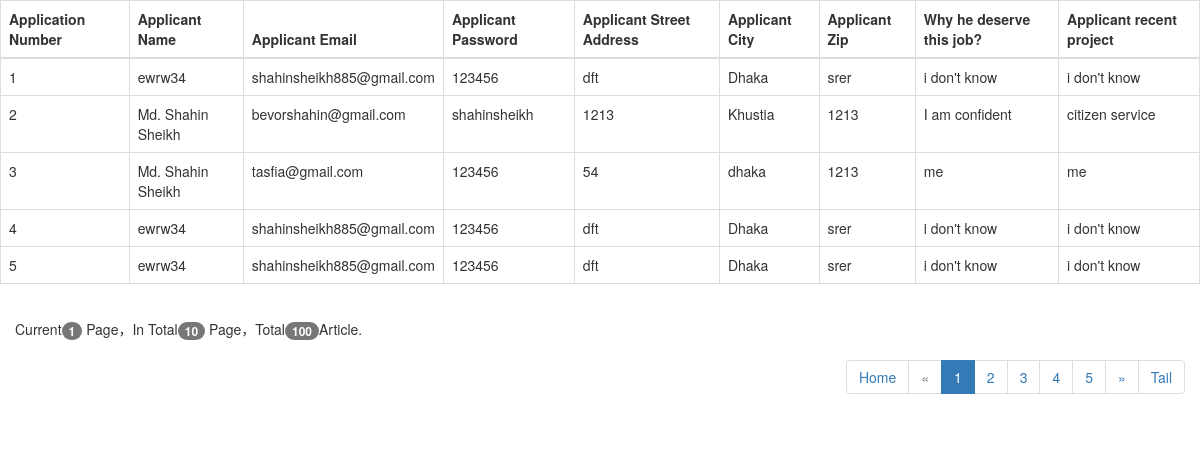
The app's page /client_side/jobsubmit.php with its own data.
### tables this page shows
CREATE TABLE `job` (
  `id` int(255) NOT NULL,
  `email` varchar(255) NOT NULL,
  `password` varchar(255) NOT NULL,
  `repeat_password` varchar(255) NOT NULL,
  `full_name` varchar(255) NOT NULL,
  `street_address` varchar(255) NOT NULL,
  `city` varchar(255) NOT NULL,
  `zip` varchar(255) NOT NULL,
  `deserve` varchar(255) NOT NULL,
  `recent_project` varchar(255) NOT NULL
);

### includes/getdata.php (called while the page is built, shortened)
<?php
$conn = mysqli_connect("localhost", "root", "", "company");
$query = "SELECT id, email, password, full_name, street_address, city, zip, deserve, recent_project FROM job";
$ses_sql = mysqli_query($conn, $query);
?>

### client_side/jobsubmit.php (the view, shortened to what this page needs)
<?php
  include('../includes/getdata.php');
?>
<!DOCTYPE html>
<html lang="en">
  <head>
    <link rel="stylesheet" href="https://cdn.bootcss.com/bootstrap/3.3.7/css/bootstrap.min.css">
    <link rel="stylesheet" href="https://cdn.bootcss.com/bootstrap/3.3.7/css/bootstrap-theme.min.css">
 </head>
<body>
      <table class="table table-bordered table-hover" id="emp_table">
                      <thead>
                          <th>Application Number</th>
                          <th>Applicant Name</th>
                          <th>Applicant Email</th>
                          <th>Applicant Password</th>
                          <th>Applicant Street Address</th>
                          <th>Applicant City</th>
                          <th>Applicant Zip</th>
                          <th>Why he deserve this job?</th>
                          <th>Applicant recent project</th>
                      </thead>
                      <tbody ><?php
                        if (mysqli_num_rows($ses_sql) > 0){
                          while($row=mysqli_fetch_assoc($ses_sql)){
                           echo "<tr>";
                           echo " <td>" .$row["id"]."</td>";
                           echo " <td>" .$row["full_name"]."</td>";
                           echo " <td>" .$row["email"]."</td>";
                           echo " <td>" .$row["password"]."</td>";
                           echo " <td>" .$row["street_address"]."</td>";
                           echo " <td>" .$row["city"]."</td>";
                           echo " <td>" .$row["zip"]."</td>";
                           echo " <td>" .$row["deserve"]."</td>";
                           echo " <td>" .$row["recent_project"]."</td>";
                        echo "</tr> "  ;
                          }
                        }
                      ?>
                      </tbody>
                  </table>
                  <div class="panel-body">
                      <div class="table_items">
                          Current<span class="badge">1</span> Page，In Total<span class="badge">10</span> Page，Total<span class="badge">100</span>Article.
                      </div>
                      <nav aria-label="Page navigation" class="pull-right">
                        <ul class="pagination">
                          <li><a href="#">Home</a></li>
                          <li class="disabled">
                            <a href="#" aria-label="Previous">
                              <span aria-hidden="true">&laquo;</span>
                            </a>
                          </li>
                          <li class="active"><a href="#">1</a></li>
                          <li><a href="page2.php">2</a></li>
                          <li><a href="page3.php">3</a></li>
                          <li><a href="page4.php">4</a></li>
                          <li><a href="page5.php">5</a></li>
                          <li>
                            <a href="#" aria-label="Next">
                              <span aria-hidden="true">&raquo;</span>
                            </a>
                          </li>
                          <li><a href="#">Tail</a></li>
                        </ul>
                      </nav>
                  </div>
</body>
 </html>

### records on screen
job: id "1", full_name "ewrw34", email "shahinsheikh885@gmail.com", password "123456", street_address "dft", city "Dhaka", zip "srer", deserve "i don't know", recent_project "i don't know"
job: id "2", full_name "Md. Shahin Sheikh", email "bevorshahin@gmail.com", password "shahinsheikh", street_address "1213", city "Khustia", zip "1213", deserve "I am confident", recent_project "citizen service"
job: id "3", full_name "Md. Shahin Sheikh", email "tasfia@gmail.com", password "123456", street_address "54", city "dhaka", zip "1213", deserve "me", recent_project "me"
job: id "4", full_name "ewrw34", email "shahinsheikh885@gmail.com", password "123456", street_address "dft", city "Dhaka", zip "srer", deserve "i don't know", recent_project "i don't know"
job: id "5", full_name "ewrw34", email "shahinsheikh885@gmail.com", password "123456", street_address "dft", city "Dhaka", zip "srer", deserve "i don't know", recent_project "i don't know"
